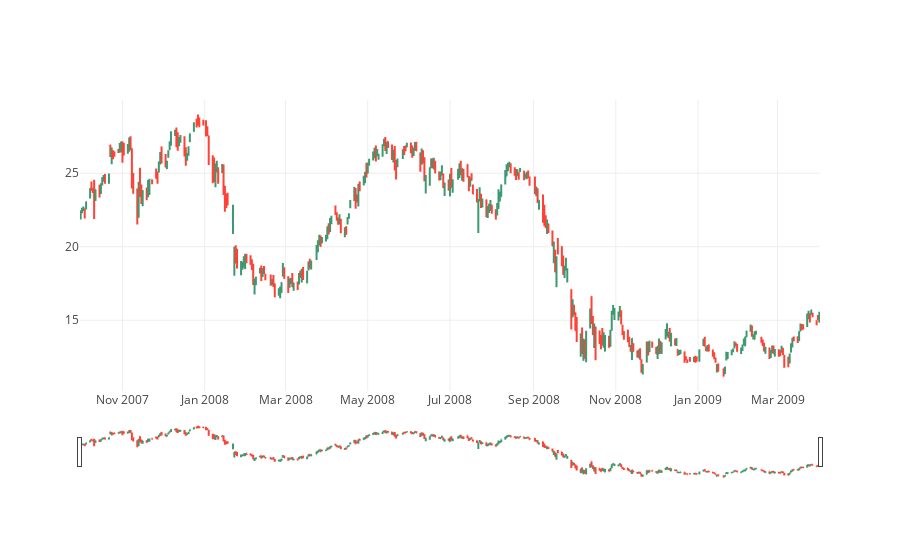

Here is the notebook cell this chart was saved with:
### Markdown cell above
### Simple OHLC Chart with Pandas

### Code cell
df = web.DataReader(
    'aapl',
    'yahoo',
    datetime(2007, 10, 1),
    datetime(2009, 4, 1)
)
trace = go.Ohlc(
    x=df.index,
    open=df.Open,
    high=df.High,
    low=df.Low,
    close=df.Close
)
data = [trace]
plotly.offline.iplot(data)

### Figure 1 — Plotly figure (JSON) as saved in the notebook; plotly's stock layout.template omitted (floating-point values rounded to 4 significant figures; data arrays with more than 128 entries replaced by an {"elided": "..."} marker saying what was removed)
{"data": [{"close": {"elided": "379 float values"}, "high": {"elided": "379 float values"}, "low": {"elided": "379 float values"}, "open": {"elided": "379 float values"}, "type": "ohlc", "x": {"elided": "379 str values"}}], "layout": {}}
